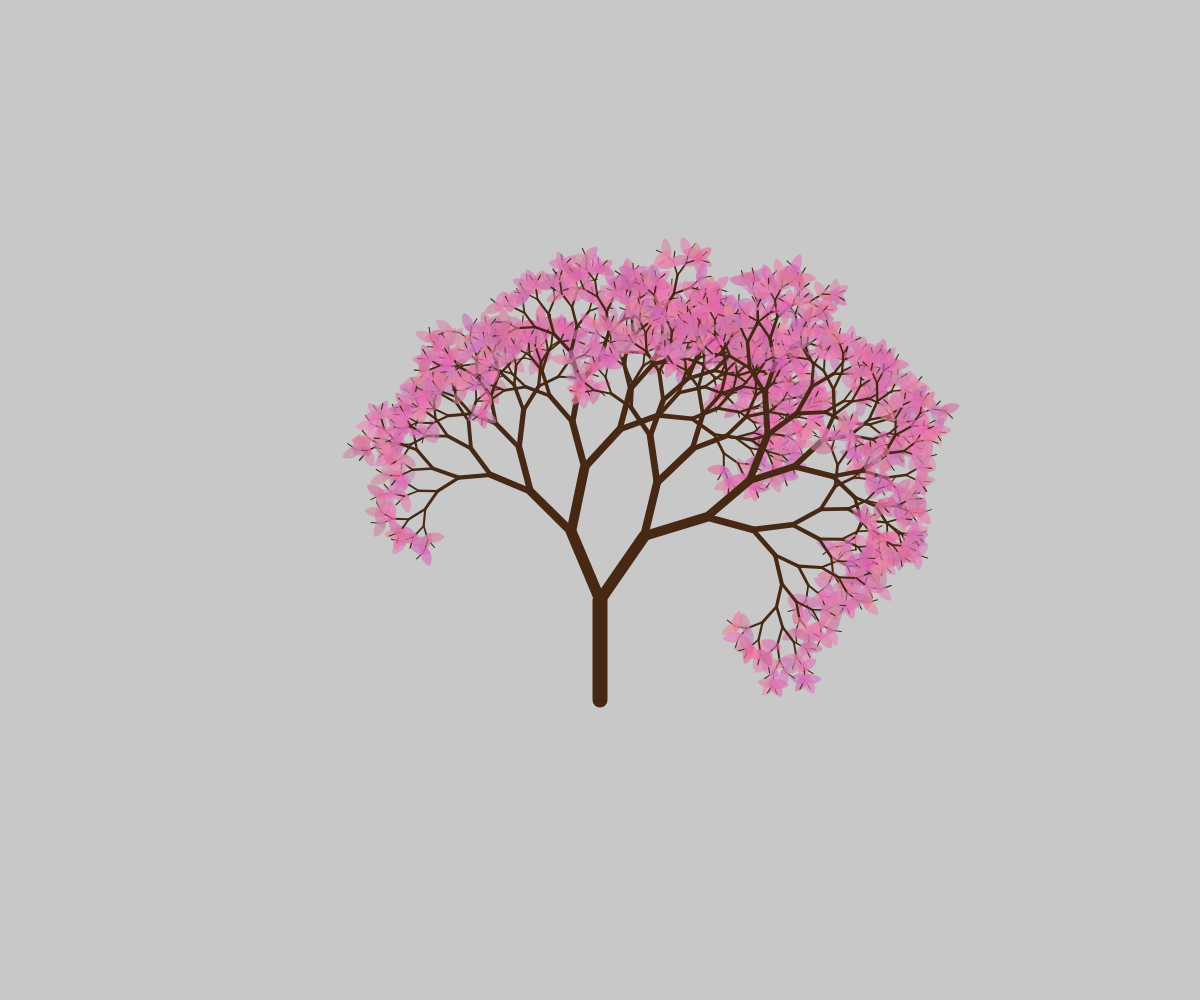
Frame 1 (no input)
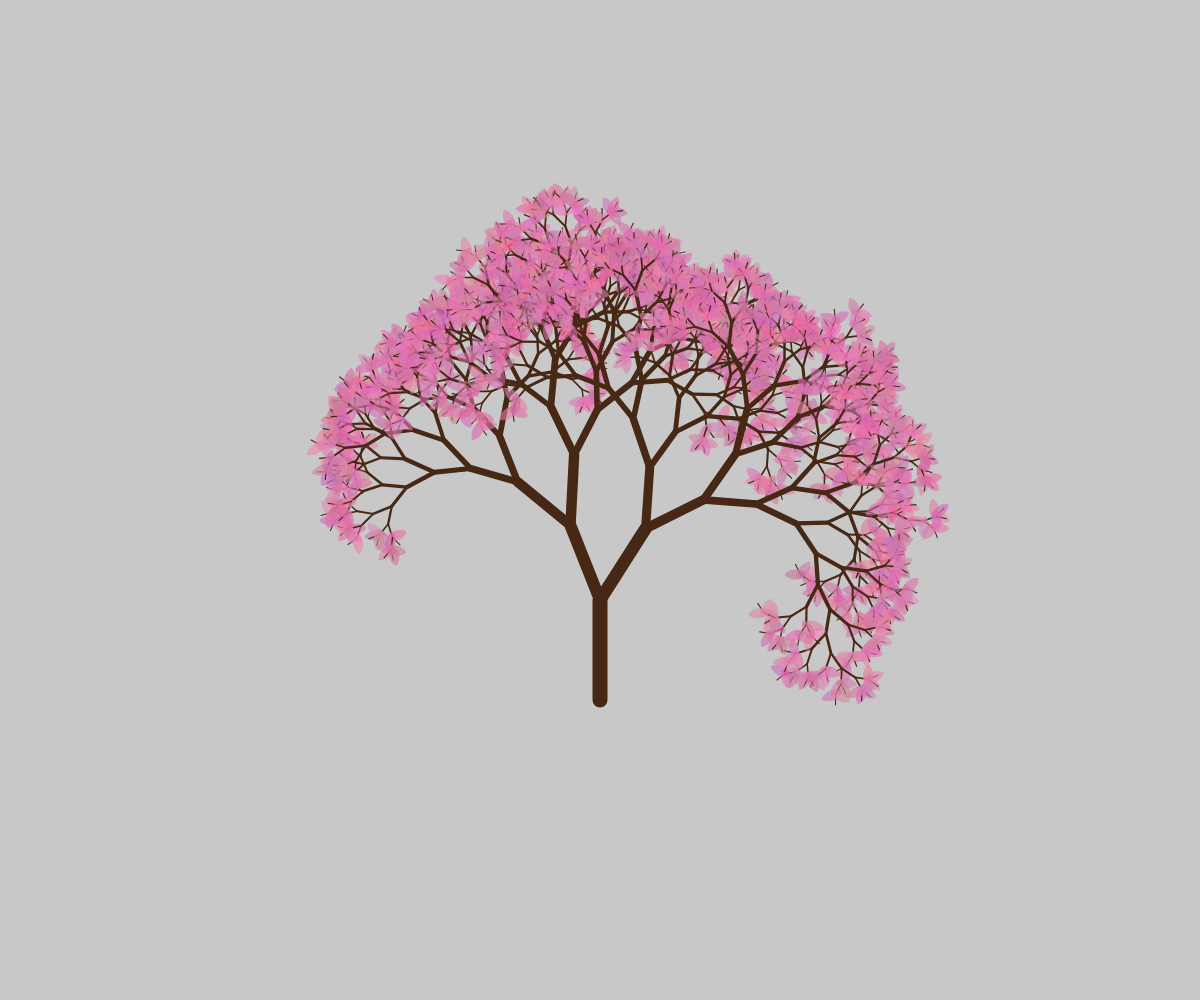
Frame 2 (the mouse pressed at the canvas centre, redrawn once)

The p5.js sketch that drew these frames (run headless with seeded random() and noise() and a simulated clock; the mouse was pressed at the canvas centre and the sketch redrawn once):

// p5.js sketch
// ── sketch.js
function setup() {
  createCanvas(windowWidth, windowHeight);
  angleMode(DEGREES);
  noLoop();
}

function draw() {
  background(200);

  translate(width / 2, height / 2 + 200);
  branch(100);
}

function branch(len) {
  push();
  if (len > 10) {
    strokeWeight(map(len, 10, 100, 1, 15));
    stroke(70, 40, 20);
    line(0, 0, 0, -len);
    translate(0, -len);
    rotate(random(-20, -30));
    branch(len * random(0.7, 0.9));
    rotate(random(50, 60));
    branch(len * random(0.7, 0.9));
  } else {
    let r = 220 + random(-20, 20);
    let g = 120 + random(-20, 20);
    let b = 170 + random(-20, 20);
    fill(r, g, b, 150);
    noStroke();

    beginShape();
    for (let i = 45; i < 135; i++) {
      let rad = 15;
      let x = rad * cos(i);
      let y = rad * sin(i);
      vertex(x, y);
    }
    for (let i = 135; i > 40; i--) {
      let rad = 15;
      let x = rad * cos(i);
      let y = rad * sin(-i) + 20;
      vertex(x, y);
    }

    endShape(CLOSE);
  }
  pop();
}

function windowResized() {
  resizeCanvas(windowWidth, windowHeight);
  branch(100);
}
